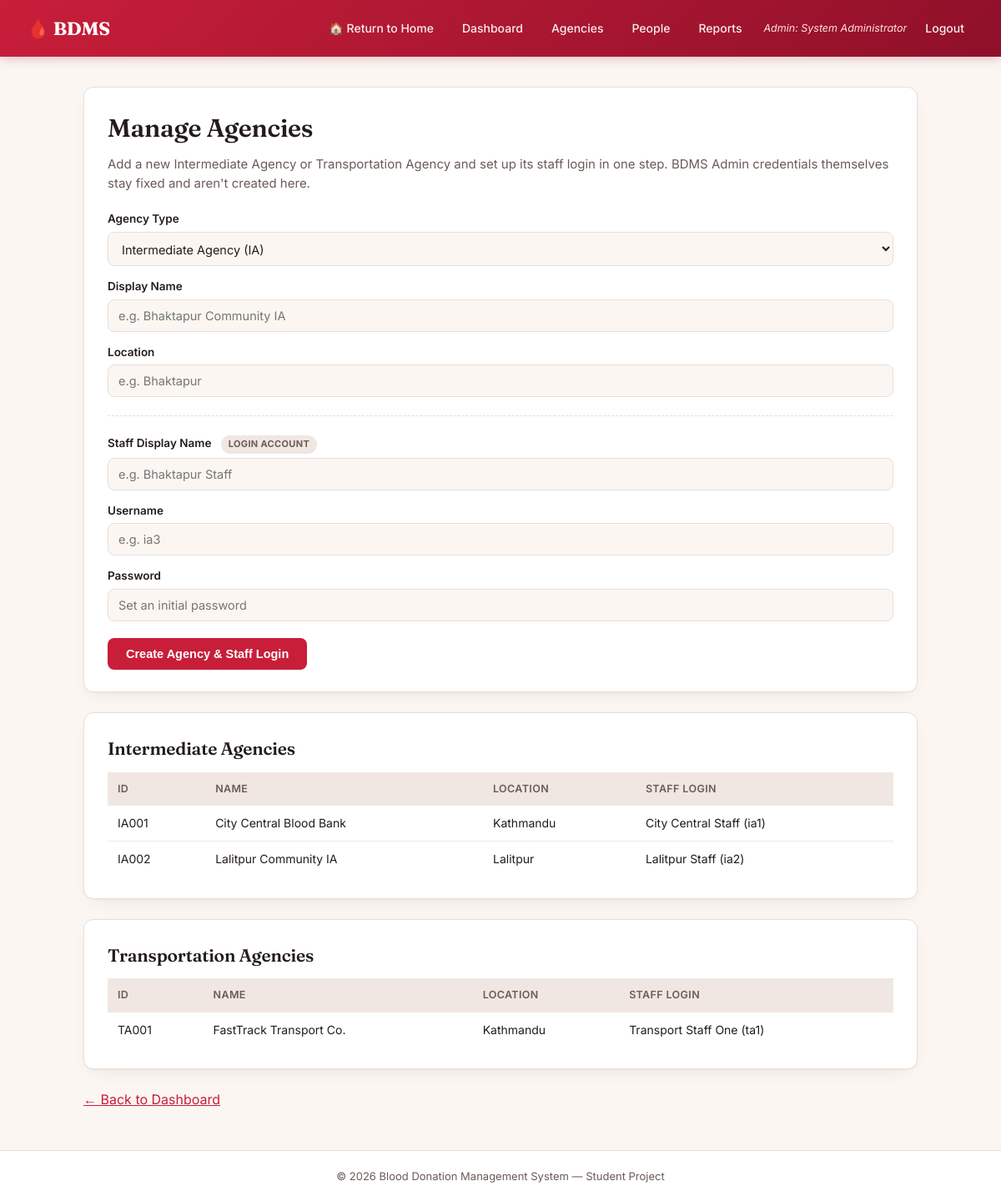
/admin/manage_agencies.php (signed in), run on the app's committed database.
### tables this page shows
CREATE TABLE `ia_staff` (
  `staff_id` varchar(20) NOT NULL,
  `agency_id` varchar(20) NOT NULL,
  `staff_name` varchar(100) NOT NULL,
  `username` varchar(50) NOT NULL,
  `password` varchar(255) NOT NULL,
  PRIMARY KEY (`staff_id`),
  UNIQUE KEY `username` (`username`),
  KEY `agency_id` (`agency_id`),
  CONSTRAINT `ia_staff_ibfk_1` FOREIGN KEY (`agency_id`) REFERENCES `agency` (`agency_id`)
);

CREATE TABLE `agency` (
  `agency_id` varchar(20) NOT NULL,
  `agency_type` enum('IA','TA') NOT NULL,
  `agency_name` varchar(100) NOT NULL,
  `location` varchar(150) DEFAULT NULL,
  PRIMARY KEY (`agency_id`)
);

CREATE TABLE `ta_staff` (
  `staff_id` varchar(20) NOT NULL,
  `agency_id` varchar(20) NOT NULL,
  `staff_name` varchar(100) NOT NULL,
  `username` varchar(50) NOT NULL,
  `password` varchar(255) NOT NULL,
  PRIMARY KEY (`staff_id`),
  UNIQUE KEY `username` (`username`),
  KEY `agency_id` (`agency_id`),
  CONSTRAINT `ta_staff_ibfk_1` FOREIGN KEY (`agency_id`) REFERENCES `agency` (`agency_id`)
);

### admin/manage_agencies.php (the view, shortened to what this page needs)
<?php
require_once __DIR__ . "/../includes/db_connect.php";
$iaList = $conn->query("SELECT a.agency_id, a.agency_name, a.location, s.username, s.staff_name
                         FROM agency a LEFT JOIN ia_staff s ON s.agency_id = a.agency_id
                         WHERE a.agency_type = 'IA' ORDER BY a.agency_id");
$taList = $conn->query("SELECT a.agency_id, a.agency_name, a.location, s.username, s.staff_name
                         FROM agency a LEFT JOIN ta_staff s ON s.agency_id = a.agency_id
                         WHERE a.agency_type = 'TA' ORDER BY a.agency_id");
require_once __DIR__ . "/../includes/header.php";
?>
<div class="card">
    <h1>Manage Agencies</h1>
    <p class="subtitle">Add a new Intermediate Agency or Transportation Agency and set up its staff login in one step. BDMS Admin credentials themselves stay fixed and aren't created here.</p>
    <form method="POST" data-validate>
        <label>Agency Type</label>
        <select name="agency_type" required>
            <option value="IA">Intermediate Agency (IA)</option>
        </select>
        <label>Display Name</label>
        <input type="text" name="agency_name" placeholder="e.g. Bhaktapur Community IA" required>
        <label>Location</label>
        <input type="text" name="location" placeholder="e.g. Bhaktapur">
        <hr class="divider">
        <label>Staff Display Name <span class="tag">Login account</span></label>
        <input type="text" name="staff_name" placeholder="e.g. Bhaktapur Staff" required>
        <label>Username</label>
        <input type="text" name="username" placeholder="e.g. ia3" required>
        <label>Password</label>
        <input type="text" name="password" placeholder="Set an initial password" required>
        <button type="submit">Create Agency &amp; Staff Login</button>
    </form>
</div>
<div class="card">
    <h2>Intermediate Agencies</h2>
    <table>
        <tr><th>ID</th><th>Name</th><th>Location</th><th>Staff Login</th></tr>
        <?php while ($a = $iaList->fetch_assoc()): ?>
        <tr>
            <td><?php echo htmlspecialchars($a['agency_id']); ?></td>
            <td><?php echo htmlspecialchars($a['agency_name']); ?></td>
            <td><?php echo htmlspecialchars($a['location'] ?? '—'); ?></td>
            <td><?php echo $a['username'] ? htmlspecialchars($a['staff_name']) . " (" . htmlspecialchars($a['username']) . ")" : '<em>No staff account yet</em>'; ?></td>
        </tr>
        <?php endwhile; ?>
    </table>
</div>
<div class="card">
    <h2>Transportation Agencies</h2>
    <table>
        <tr><th>ID</th><th>Name</th><th>Location</th><th>Staff Login</th></tr>
        <?php while ($a = $taList->fetch_assoc()): ?>
        <tr>
            <td><?php echo htmlspecialchars($a['agency_id']); ?></td>
            <td><?php echo htmlspecialchars($a['agency_name']); ?></td>
            <td><?php echo htmlspecialchars($a['location'] ?? '—'); ?></td>
            <td><?php echo $a['username'] ? htmlspecialchars($a['staff_name']) . " (" . htmlspecialchars($a['username']) . ")" : '<em>No staff account yet</em>'; ?></td>
        </tr>
        <?php endwhile; ?>
    </table>
</div>
<p><a href="dashboard.php">&larr; Back to Dashboard</a></p>
<?php require_once __DIR__ . "/../includes/footer.php"; ?>

### assets/style.css (style rules this page uses)
:root { --paper: #FBF6F2; --paper-raised: #FFFFFF; --ink: #241C1C; --ink-soft: #6B5C58; --crimson: #C81E3A; --crimson-deep: #8F1029; --crimson-wash: #FDEBEE; --teal: #0F6E66; --teal-wash: #E4F3F1; --amber: #B8790A; --amber-wash: #FFF3DD; --line: #E9DED9; --line-soft: #F1E7E2; --radius: 12px; --shadow: 0 1px 2px rgba(36,28,28,0.04), 0 8px 24px -12px rgba(36,28,28,0.12); }
* { box-sizing: border-box; margin: 0; padding: 0; }
body { font-family: "Inter", "Segoe UI", Arial, sans-serif; background: var(--paper); color: var(--ink); line-height: 1.55; -webkit-font-smoothing: antialiased; }
h1, h2, h3 { font-family: "Fraunces", Georgia, serif; color: var(--ink); letter-spacing: -0.01em; }
h1 { font-size: 30px; font-weight: 600; margin-bottom: 8px; }
h2 { font-size: 21px; font-weight: 600; margin-bottom: 12px; }
p.subtitle { color: var(--ink-soft); margin-bottom: 20px; font-size: 15px; }
a { color: var(--crimson); }
.card { background: var(--paper-raised); border: 1px solid var(--line); border-radius: var(--radius); padding: 26px 28px; margin-bottom: 24px; box-shadow: var(--shadow); }
form label { display: block; margin-top: 14px; font-weight: 600; font-size: 13.5px; color: var(--ink); }
form input, form select, form textarea { width: 100%; padding: 10px 12px; margin-top: 5px; border: 1px solid var(--line); border-radius: 8px; font-size: 14.5px; font-family: inherit; background: var(--paper); color: var(--ink); transition: border-color 0.15s ease, box-shadow 0.15s ease; }
form button, .btn { display: inline-block; margin-top: 20px; background: var(--crimson); color: #fff; border: none; padding: 11px 22px; border-radius: 8px; font-size: 14.5px; font-weight: 600; cursor: pointer; text-decoration: none; transition: background 0.15s ease, transform 0.1s ease; }
table { width: 100%; border-collapse: collapse; margin-top: 12px; background: var(--paper-raised); font-size: 14px; }
table th, table td { border-bottom: 1px solid var(--line-soft); padding: 10px 12px; text-align: left; vertical-align: middle; }
table th { background: var(--line-soft); font-weight: 600; font-size: 12.5px; text-transform: uppercase; letter-spacing: 0.03em; color: var(--ink-soft); }
table tr:last-child td { border-bottom: none; }
.divider { border: none; border-top: 1px dashed var(--line); margin: 22px 0; }
.tag { display: inline-block; font-size: 11px; font-weight: 700; letter-spacing: 0.03em; text-transform: uppercase; background: var(--line-soft); color: var(--ink-soft); padding: 2px 9px; border-radius: 999px; margin-left: 8px; }

### data on the page
ia_staff: agency.agency_id "IA001", agency.agency_name "City Central Blood Bank", agency.location "Kathmandu", staff_name "City Central Staff", username "ia1"
ia_staff: agency.agency_id "IA002", agency.agency_name "Lalitpur Community IA", agency.location "Lalitpur", staff_name "Lalitpur Staff", username "ia2"
ta_staff: agency.agency_id "TA001", agency.agency_name "FastTrack Transport Co.", agency.location "Kathmandu", staff_name "Transport Staff One", username "ta1"

### other printed values
$_SESSION["admin_name"] "System Administrator"
